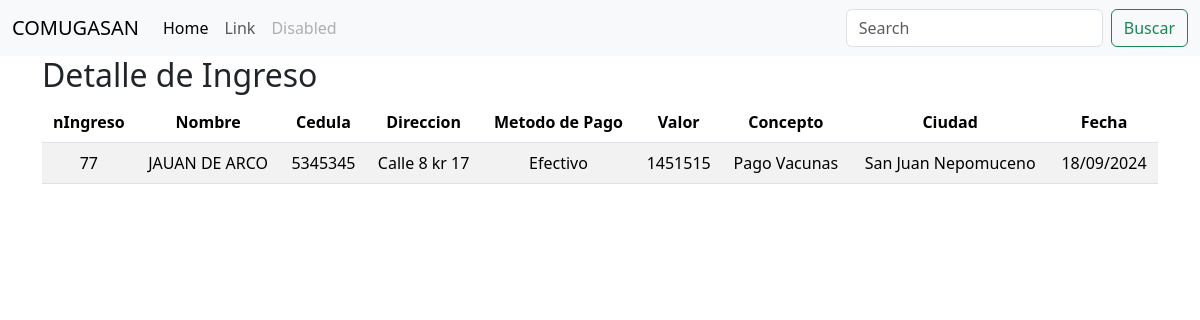
Before: /detalleIngreso/77/ with the older database file.
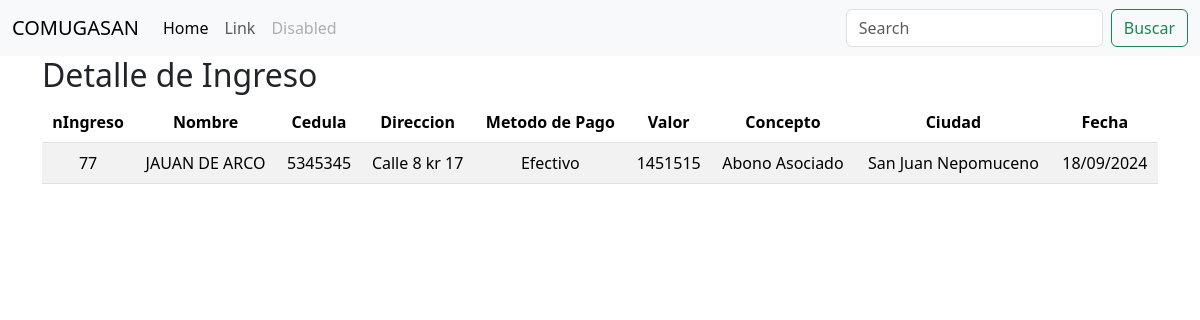
After: the same page with the newer database file.
### comite/models.py (models this page shows, shortened)
class Ingresos(models.Model):
    nIngreso = models.AutoField(primary_key=True)
    usuario = models.ForeignKey(Usuarios, on_delete=models.CASCADE)
    tipo_pago = models.CharField(max_length=20)
    ciudad = models.CharField(max_length=100,default='San Juan Nepomuceno',editable=False)
    fecha = models.DateTimeField(auto_now_add=True,editable=False)
    valorIngreso = models.IntegerField(default=0,blank=True,null=True)
    concepto = models.CharField(max_length=200)

class Usuarios(models.Model):
    cedula = models.IntegerField(primary_key=True)
    nombre_completo = models.CharField(max_length=100)
    direccion = models.CharField(max_length=255)

### comite/views.py (the view)
# urls.py: path('detalleIngreso/<int:nIngreso>/',views.detalleIngreso),
def detalleIngreso(request,nIngreso):
    ingreso = Ingresos.objects.get(nIngreso=nIngreso)
    return render(request,"ingresos/detalleIngresos.html",{"ingreso":ingreso})

### comite/templates/ingresos/detalleIngresos.html (shortened to what this page needs)
{% extends "base.html" %}
{% block body %}
        <h2>Detalle de Ingreso</h2>
        <div class="table-responsive">
            <table class="table table-striped">
                <thead>
                    <tr>
                        <th>nIngreso</th>
                        <th>Nombre</th>
                        <th>Cedula</th>
                        <th>Direccion</th>
                        <th>Metodo de Pago</th>
                        <th>Valor</th>
                        <th>Concepto</th>
                        <th>Ciudad</th>
                        <th>Fecha</th>
                    </tr>
                </thead>
                <tbody>
                    <tr>
                        <td>{{ingreso.nIngreso}}</td>
                        <td>{{ingreso.usuario.nombre_completo}}</td>
                        <td>{{ingreso.usuario.cedula}}</td>
                        <td>{{ingreso.usuario.direccion}}</td>
                        <td>{{ingreso.tipo_pago}}</td>
                        <td>{{ingreso.valorIngreso}}</td>
                        <td>{{ingreso.concepto}}</td>
                        <td>{{ingreso.ciudad}}</td>
                        <td>{{ingreso.fecha|date:"d/m/Y"}}</td>
                    </tr>
                </tbody>
            </table>
        </div>
{% endblock %}

Changed rows visible on the page:
changed Ingresos "Efectivo": concepto "Pago Vacunas" → "Abono Asociado"
